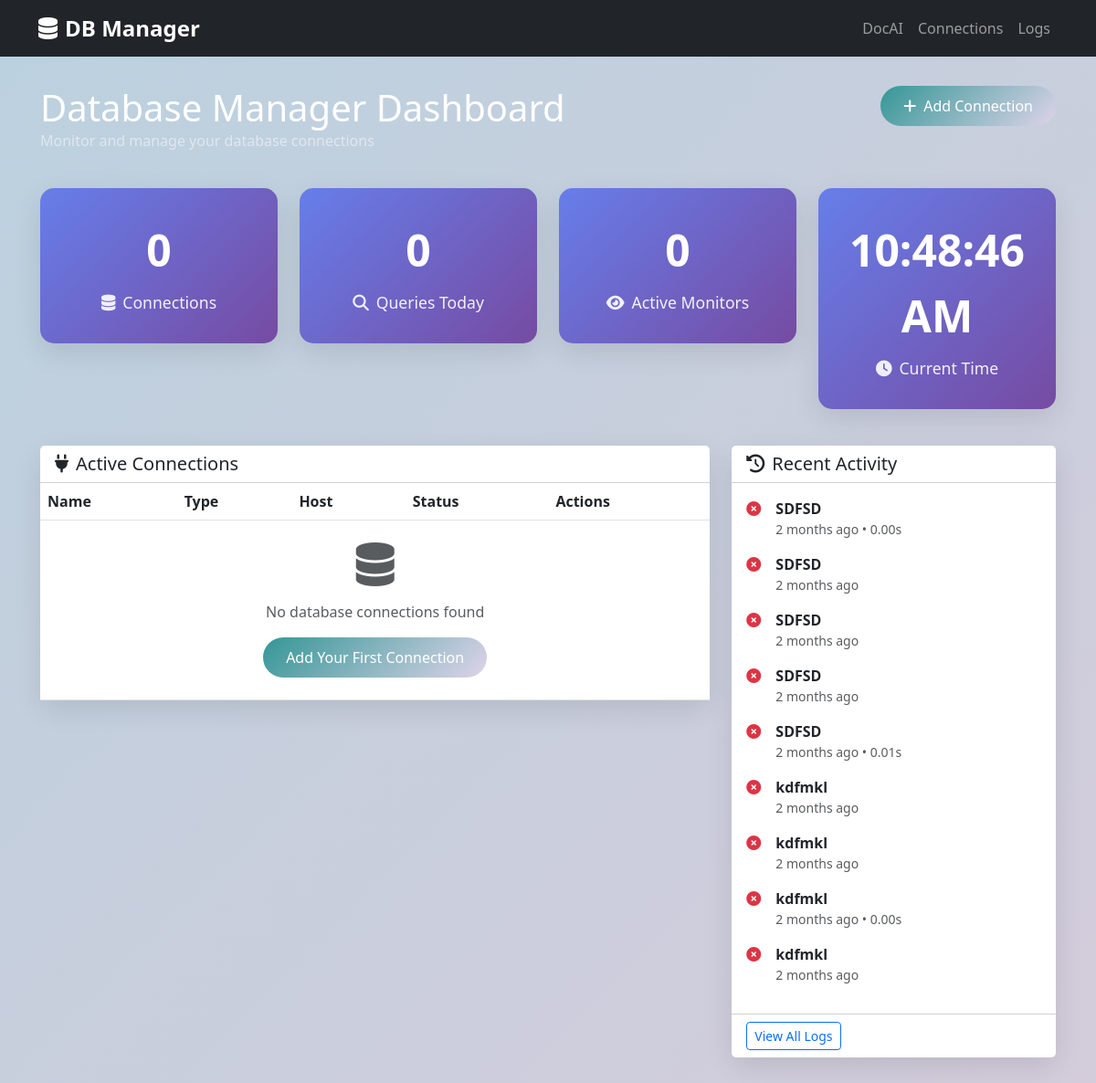
/db-manager/, run on the app's committed database.
### db_manager/models.py (models this page shows, shortened)
class QueryLog(models.Model):
    STATUS_CHOICES = [
        ('success', 'Success'),
        ('error', 'Error'),
        ('timeout', 'Timeout'),
    ]
    database_connection = models.ForeignKey(DatabaseConnection, on_delete=models.CASCADE)
    query = models.TextField()
    status = models.CharField(max_length=20, choices=STATUS_CHOICES)
    execution_time = models.FloatField(help_text="Execution time in seconds")
    result_count = models.IntegerField(null=True, blank=True)
    error_message = models.TextField(null=True, blank=True)
    executed_at = models.DateTimeField(auto_now_add=True)
    class Meta:
        verbose_name = "Query Log"
        verbose_name_plural = "Query Logs"
        ordering = ['-executed_at']

class DatabaseConnection(models.Model):
    DB_TYPES = [
        ('mysql', 'MySQL'),
        ('postgresql', 'PostgreSQL'),
        ('oracle', 'Oracle'),
        ('sqlite', 'SQLite'),
    ]
    name = models.CharField(max_length=100, unique=True)
    db_type = models.CharField(max_length=20, choices=DB_TYPES)
    host = models.CharField(max_length=255)
    port = models.IntegerField()
    database_name = models.CharField(max_length=100)
    username = models.CharField(max_length=100)
    password = models.CharField(max_length=255)  # Consider encryption in production
    is_active = models.BooleanField(default=True)
    created_at = models.DateTimeField(auto_now_add=True)
    updated_at = models.DateTimeField(auto_now=True)
    class Meta:
        verbose_name = "Database Connection"
        verbose_name_plural = "Database Connections"

### db_manager/views.py (the view)
# urls.py: path('', views.dashboard, name='dashboard'),
def dashboard(request):
    connections = DatabaseConnection.objects.filter(is_active=True)
    recent_logs = QueryLog.objects.select_related('database_connection').order_by('-executed_at')[:10]
    total_connections = connections.count()
    total_queries_today = QueryLog.objects.filter(
        executed_at__date=datetime.now().date()
    ).count()
    active_monitors = MonitoringConfig.objects.filter(is_monitoring_active=True).count()
    context = {
        'connections': connections,
        'recent_logs': recent_logs,
        'total_connections': total_connections,
        'total_queries_today': total_queries_today,
        'active_monitors': active_monitors,
    }
    return render(request, 'db_manager/dashboard.html', context)

### db_manager/templates/db_manager/dashboard.html (shortened to what this page needs)
<!DOCTYPE html>
<html lang="en">
<head>
    <link href="https://cdnjs.cloudflare.com/ajax/libs/bootstrap/5.3.0/css/bootstrap.min.css" rel="stylesheet">
    <link href="https://cdnjs.cloudflare.com/ajax/libs/font-awesome/6.4.0/css/all.min.css" rel="stylesheet">
</head>
<body>
    <nav class="navbar navbar-expand-lg navbar-dark bg-dark">
        <div class="container">
            <a class="navbar-brand" href="{% url 'db_manager:dashboard' %}">
                <i class="fas fa-database me-2"></i>DB Manager
            </a>
            <div class="navbar-nav ms-auto">
                <a class="nav-link" href="/DocAI/">DocAI</a>
                <a class="nav-link" href="{% url 'db_manager:connection_list' %}">Connections</a>
                <a class="nav-link" href="{% url 'db_manager:query_logs' %}">Logs</a>
            </div>
        </div>
    </nav>
    <div class="dashboard-container">
        <div class="container">
            <div class="row mb-4">
                <div class="col">
                    <h1 class="text-white mb-0">Database Manager Dashboard</h1>
                    <p class="text-white-50">Monitor and manage your database connections</p>
                </div>
                <div class="col-auto">
                    <a href="{% url 'db_manager:add_connection' %}" class="btn btn-primary">
                        <i class="fas fa-plus me-2"></i>Add Connection
                    </a>
                </div>
            </div>
            <div class="row mb-4">
                <div class="col-md-3 mb-3">
                    <div class="card stat-card">
                        <div class="card-body">
                            <div class="stat-number">{{ total_connections }}</div>
                            <div class="stat-label">
                                <i class="fas fa-database me-2"></i>Connections
                            </div>
                        </div>
                    </div>
                </div>
                <div class="col-md-3 mb-3">
                    <div class="card stat-card">
                        <div class="card-body">
                            <div class="stat-number">{{ total_queries_today }}</div>
                            <div class="stat-label">
                                <i class="fas fa-search me-2"></i>Queries Today
                            </div>
                        </div>
                    </div>
                </div>
                <div class="col-md-3 mb-3">
                    <div class="card stat-card">
                        <div class="card-body">
                            <div class="stat-number">{{ active_monitors }}</div>
                            <div class="stat-label">
                                <i class="fas fa-eye me-2"></i>Active Monitors
                            </div>
                        </div>
                    </div>
                </div>
                <div class="col-md-3 mb-3">
                    <div class="card stat-card">
                        <div class="card-body">
                            <div class="stat-number" id="currentTime"></div>
                            <div class="stat-label">
                                <i class="fas fa-clock me-2"></i>Current Time
                            </div>
                        </div>
                    </div>
                </div>
            </div>
            <div class="row">
                <div class="col-lg-8 mb-4">
                    <div class="card">
                        <div class="card-header bg-white">
                            <h5 class="card-title mb-0">
                                <i class="fas fa-plug me-2"></i>Active Connections
                            </h5>
                        </div>
                        <div class="card-body p-0">
                            <div class="table-responsive">
                                <table class="table table-hover mb-0">
                                    <thead class="bg-light">
                                        <tr>
                                            <th>Name</th>
                                            <th>Type</th>
                                            <th>Host</th>
                                            <th>Status</th>
                                            <th>Actions</th>
                                        </tr>
                                    </thead>
                                    <tbody>
                                        {% for connection in connections %}
                                        <tr>
                                            <td>
                                                <strong>{{ connection.name }}</strong>
                                            </td>
                                            <td>
                                                <span class="badge bg-info">{{ connection.get_db_type_display }}</span>
                                            </td>
                                            <td>{{ connection.host }}:{{ connection.port }}</td>
                                            <td>
                                                {% if connection.is_active %}
                                                    <span class="badge bg-success">Active</span>
                                                {% else %}
                                                    <span class="badge bg-secondary">Inactive</span>
                                                {% endif %}
                                            </td>
                                            <td>
                                                <div class="btn-group btn-group-sm">
                                                    <a href="{% url 'db_manager:query_interface' connection.id %}"
                                                       class="btn btn-outline-primary" title="Query">
                                                        <i class="fas fa-search"></i>
                                                    </a>
                                                    <a href="{% url 'db_manager:database_stats' connection.id %}"
                                                       class="btn btn-outline-info" title="Stats">
                                                        <i class="fas fa-chart-bar"></i>
                                                    </a>
                                                    <a href="{% url 'db_manager:test_connection' connection.id %}"
                                                       class="btn btn-outline-success" title="Test">
                                                        <i class="fas fa-check"></i>
                                                    </a>
                                                </div>
                                            </td>
                                        </tr>
                                        {% empty %}
                                        <tr>
                                            <td colspan="5" class="text-center py-4">
                                                <div class="text-muted">
                                                    <i class="fas fa-database fa-3x mb-3"></i>
                                                    <p>No database connections found</p>
                                                    <a href="{% url 'db_manager:add_connection' %}" class="btn btn-primary">
                                                        Add Your First Connection
                                                    </a>
                                                </div>
                                            </td>
                                        </tr>
                                        {% endfor %}
                                    </tbody>
                                </table>
                            </div>
                        </div>
                    </div>
                </div>
                <div class="col-lg-4 mb-4">
                    <div class="card">
                        <div class="card-header bg-white">
                            <h5 class="card-title mb-0">
                                <i class="fas fa-history me-2"></i>Recent Activity
                            </h5>
                        </div>
                        <div class="card-body">
                            {% for log in recent_logs %}
                            <div class="d-flex align-items-start mb-3">
                                <div class="me-3">
                                    {% if log.status == 'success' %}
                                        <i class="fas fa-check-circle status-success"></i>
                                    {% elif log.status == 'error' %}
                                        <i class="fas fa-times-circle status-error"></i>
                                    {% else %}
                                        <i class="fas fa-clock status-timeout"></i>
                                    {% endif %}
                                </div>
                                <div class="flex-grow-1">
                                    <div class="fw-bold">{{ log.database_connection.name }}</div>
                                    <div class="text-muted small">
                                        {{ log.executed_at|timesince }} ago
                                        {% if log.execution_time %}
                                            • {{ log.execution_time|floatformat:2 }}s
                                        {% endif %}
                                    </div>
                                </div>
                            </div>
                            {% empty %}
                            <div class="text-center text-muted py-4">
                                <i class="fas fa-clock fa-2x mb-2"></i>
                                <p>No recent activity</p>
                            </div>
                            {% endfor %}
                        </div>
                        {% if recent_logs %}
                        <div class="card-footer bg-white">
                            <a href="{% url 'db_manager:query_logs' %}" class="btn btn-sm btn-outline-primary">
                                View All Logs
                            </a>
                        </div>
                        {% endif %}
                    </div>
                </div>
            </div>
        </div>
    </div>
</body>
</html>

### db_manager/templates/db_manager/dashboard.html (style rules this page uses)
body { background: linear-gradient(135deg, #bbd1dfff 0%, #d4ccdbff 100%); min-height: 100vh; font-family: 'Segoe UI', Tahoma, Geneva, Verdana, sans-serif; }
.dashboard-container { padding: 2rem; }
.card { border: none; border-radius: 15px; box-shadow: 0 10px 30px rgba(0,0,0,0.1); transition: transform 0.3s ease, box-shadow 0.3s ease; }
.stat-card { background: linear-gradient(135deg, #667eea 0%, #764ba2 100%); color: white; }
.stat-card .card-body { text-align: center; padding: 2rem; }
.stat-number { font-size: 3rem; font-weight: bold; margin-bottom: 0.5rem; }
.stat-label { font-size: 1.1rem; opacity: 0.9; }
.navbar-brand { font-weight: bold; font-size: 1.5rem; }
.btn-primary { background: linear-gradient(135deg, #349696ff 0%, #ded4e9ff 100%); border: none; border-radius: 25px; padding: 10px 25px; }
.status-error { color: #dc3545; }

### data on the page
QueryLog: status "error" (drawn), database_connection.name "SDFSD", executed_at "2 months", execution_time "0.00"
QueryLog: status "error" (drawn), database_connection.name "SDFSD", executed_at "2 months"
QueryLog: status "error" (drawn), database_connection.name "SDFSD", executed_at "2 months"
QueryLog: status "error" (drawn), database_connection.name "SDFSD", executed_at "2 months"
QueryLog: status "error" (drawn), database_connection.name "SDFSD", executed_at "2 months", execution_time "0.01"
QueryLog: status "error" (drawn), database_connection.name "kdfmkl", executed_at "2 months"
QueryLog: status "error" (drawn), database_connection.name "kdfmkl", executed_at "2 months"
QueryLog: status "error" (drawn), database_connection.name "kdfmkl", executed_at "2 months", execution_time "0.00"
QueryLog: status "error" (drawn), database_connection.name "kdfmkl", executed_at "2 months"

### other printed values
{{ total_connections }} "0"
{{ total_queries_today }} "0"
{{ active_monitors }} "0"
